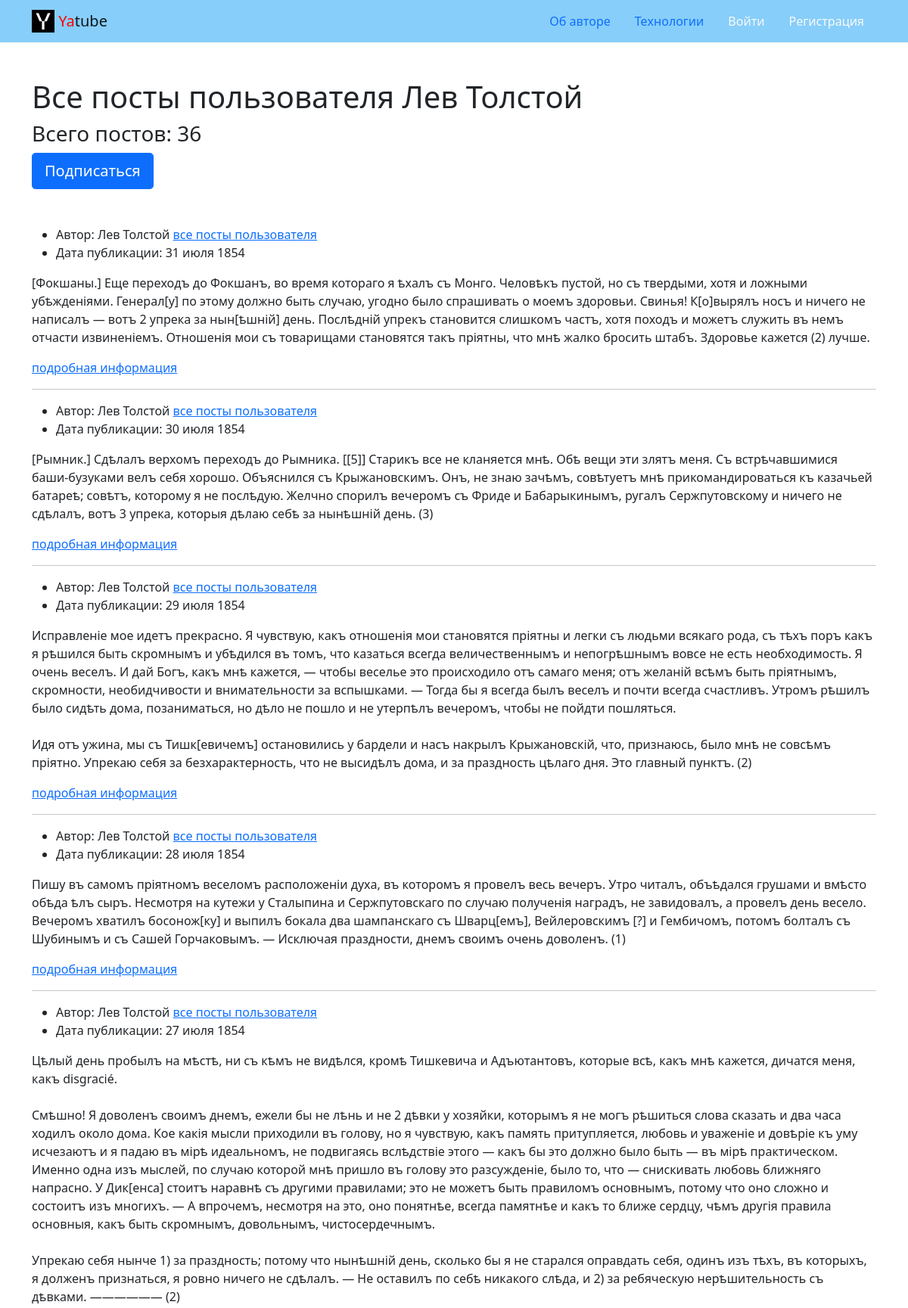
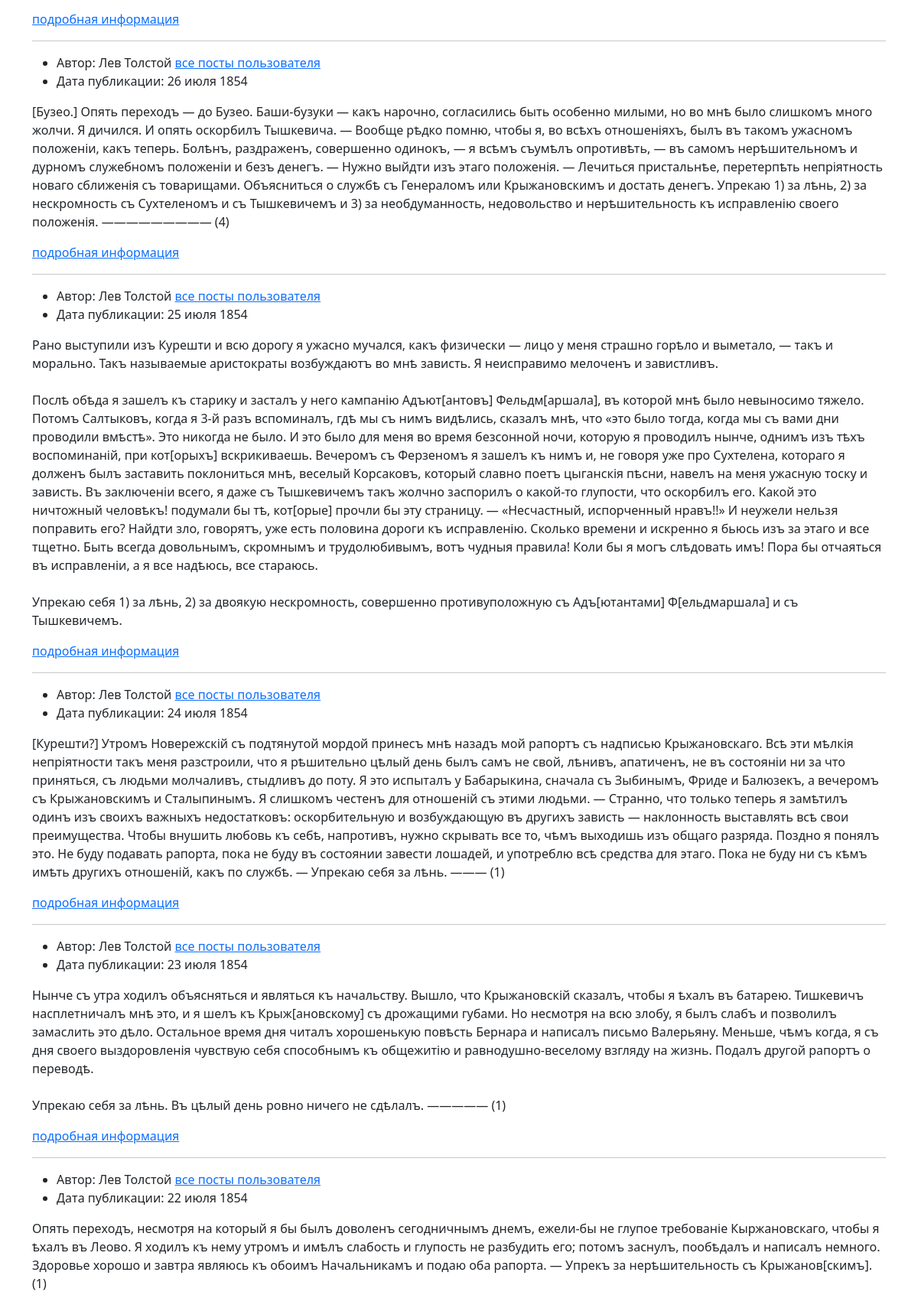
The page /profile/leo/ (upper part) on the database its author committed (2 pictures, top to bottom).
### posts/models.py (models this page shows, shortened)
class Post(models.Model):
    text = models.TextField(blank=False)
    pub_date = models.DateTimeField(auto_now_add=True)
    author = models.ForeignKey(
        User,
        on_delete=models.CASCADE,
        related_name='posts'
    )
    group = models.ForeignKey(
        Group,
        on_delete=models.SET_NULL,
        blank=True, null=True,
        related_name='posts',
    )
    image = models.ImageField(
        'Картинка',
        upload_to='posts/',
        blank=True, null=True,
    )
    class Meta:
        ordering = ['-pub_date']

### posts/views.py (the view)
# urls.py: path('profile/<str:username>/', views.profile, name='profile'),
def profile(request, username):
    author = get_object_or_404(User, username=username)
    posts = author.posts.select_related('group', 'author').all()
    page_obj = block_paginator(posts, request)
    if request.user.is_authenticated:
        following = Follow.objects.filter(
            author=author,
            user=request.user).exists()
    else:
        following = False
    context = {
        'author': author,
        'page_obj': page_obj,
        'following': following,
    }
    return render(request, 'posts/profile.html', context)

### core/context_processors/year.py (called while the page is built)
def year(request):
    return {
        'year': int(datetime.now().year)
    }

### posts/utils.py (called while the page is built)
def block_paginator(object, request):
    paginator = Paginator(object, PAGE_NUM)
    page_number = request.GET.get('page')
    return paginator.get_page(page_number)

### templates/posts/profile.html (shortened to what this page needs)
{% extends 'base.html' %}
{% load thumbnail %}
{% block content %}
  <div class="container py-5">
    <div class="mb-5">
      <h1>Все посты пользователя {{ author.get_full_name }} </h1>
      <h3>Всего постов: {{ author.posts.count }} </h3>
      {% if following %}
        <a
          class="btn btn-lg btn-light"
          href="{% url 'posts:profile_unfollow' author.username %}" role="button"
        >
          Отписаться
        </a>
      {% else %}
          <a
            class="btn btn-lg btn-primary"
            href="{% url 'posts:profile_follow' author.username %}" role="button"
          >
            Подписаться
          </a>
      {% endif %}
    </div>
    {% for post in page_obj %}
      {% include 'posts/includes/post_card.html' with show_profile_link=True %}
    {% endfor %}
  </div>
{% endblock %}

### templates/posts/includes/post_card.html (shortened to what this page needs)
{% load thumbnail %}
<article>
  <ul>
    <li>
      Автор: {{ post.author.get_full_name }}
      {% if show_profile_link %}
        <a href="{% url 'posts:profile' post.author.get_username %}">все посты пользователя</a>
      {% endif %}
    </li>
    <li>
      Дата публикации: {{ post.pub_date|date:"d E Y" }}
    </li>
  </ul>
  <p>{{ post.text|linebreaksbr }}</p>
  {% if show_profile_link %}
    <a href="{% url 'posts:post_detail' post_id=post.pk %}">подробная информация </a>
  {% endif %}
  {% if not forloop.last %}<hr>{% endif %}
</article>

### rows shown on the page
Post: author.get_full_name "Лев Толстой", pub_date "31 июля 1854", text "[Фокшаны.] Еще переходъ до Фокшанъ, во время котораго я ѣхалъ съ Монго. Человѣкъ пустой, но съ твердыми, хотя и ложными убѣжденіями. Генерал[у] по этому должно быть случаю, угодно было спрашивать о моемъ здоровьи. Свинья! К[о]вырялъ носъ и ничего не написалъ — вотъ 2 упрека за нын[ѣшній] день. Послѣдній упрекъ становится слишкомъ частъ, хотя походъ и можетъ служить въ немъ отчасти извиненіемъ. Отношенія мои съ товарищами становятся такъ пріятны, что мнѣ жалко бросить штабъ. Здоровье кажется (2) лучше.", shows "подробная информация"
Post: author.get_full_name "Лев Толстой", pub_date "30 июля 1854", text "[Рымник.] Сдѣлалъ верхомъ переходъ до Рымника. [[5]] Старикъ все не кланяется мнѣ. Обѣ вещи эти злятъ меня. Съ встрѣчавшимися баши-бузуками велъ себя хорошо. Объяснился съ Крыжановскимъ. Онъ, не знаю зачѣмъ, совѣтуетъ мнѣ прикомандироваться къ казачьей батареѣ; совѣтъ, которому я не послѣдую. Желчно спорилъ вечеромъ съ Фриде и Бабарыкинымъ, ругалъ Сержпутовскому и ничего не сдѣлалъ, вотъ 3 упрека, которыя дѣлаю себѣ за нынѣшній день. (3)", shows "подробная информация"
Post: author.get_full_name "Лев Толстой", pub_date "29 июля 1854", text "Исправленіе мое идетъ прекрасно. Я чувствую, какъ отношенія мои становятся пріятны и легки съ людьми всякаго рода, съ тѣхъ поръ какъ я рѣшился быть скромнымъ и убѣдился въ томъ, что казаться всегда величественнымъ и непогрѣшнымъ вовсе не есть необходимость. Я очень веселъ. И дай Богъ, какъ мнѣ кажется, — чтобы веселье это происходило отъ самаго меня; отъ желаній всѣмъ быть пріятнымъ, скромности, необидчивости и внимательности за вспышками. — Тогда бы я всегда былъ веселъ и почти всегда счастливъ. Утромъ рѣшилъ было сидѣть дома, позаниматься, но дѣло не пошло и не утерпѣлъ вечеромъ, чтобы не пойдти пошляться. Идя отъ ужина, мы съ Тишк[евичемъ] остановились у бардели и насъ накрылъ…", shows "подробная информация"
Post: author.get_full_name "Лев Толстой", pub_date "28 июля 1854", text "Пишу въ самомъ пріятномъ веселомъ расположеніи духа, въ которомъ я провелъ весь вечеръ. Утро читалъ, объѣдался грушами и вмѣсто обѣда ѣлъ сыръ. Несмотря на кутежи у Сталыпина и Сержпутовскаго по случаю полученія наградъ, не завидовалъ, а провелъ день весело. Вечеромъ хватилъ босонож[ку] и выпилъ бокала два шампанскаго съ Шварц[емъ], Вейлеровскимъ [?] и Гембичомъ, потомъ болталъ съ Шубинымъ и съ Сашей Горчаковымъ. — Исключая праздности, днемъ своимъ очень доволенъ. (1)", shows "подробная информация"
Post: author.get_full_name "Лев Толстой", pub_date "27 июля 1854", text "Цѣлый день пробылъ на мѣстѣ, ни съ кѣмъ не видѣлся, кромѣ Тишкевича и Адъютантовъ, которые всѣ, какъ мнѣ кажется, дичатся меня, какъ disgracié. Смѣшно! Я доволенъ своимъ днемъ, ежели бы не лѣнь и не 2 дѣвки у хозяйки, которымъ я не могъ рѣшиться слова сказать и два часа ходилъ около дома. Кое какія мысли приходили въ голову, но я чувствую, какъ память притупляется, любовь и уваженіе и довѣріе къ уму исчезаютъ и я падаю въ мірѣ идеальномъ, не подвигаясь вслѣдствіе этого — какъ бы это должно было быть — въ мірѣ практическом. Именно одна изъ мыслей, по случаю которой мнѣ пришло въ голову это разсужденіе, было то, что — снискивать любовь ближняго напрасно. У Дик[енса] стоитъ наравнѣ съ другими…", shows "подробная информация"
Post: author.get_full_name "Лев Толстой", pub_date "26 июля 1854", text "[Бузео.] Опять переходъ — до Бузео. Баши-бузуки — какъ нарочно, согласились быть особенно милыми, но во мнѣ было слишкомъ много жолчи. Я дичился. И опять оскорбилъ Тышкевича. — Вообще рѣдко помню, чтобы я, во всѣхъ отношеніяхъ, былъ въ такомъ ужасномъ положеніи, какъ теперь. Болѣнъ, раздраженъ, совершенно одинокъ, — я всѣмъ съумѣлъ опротивѣть, — въ самомъ нерѣшительномъ и дурномъ служебномъ положеніи и безъ денегъ. — Нужно выйдти изъ этаго положенія. — Лечиться пристальнѣе, перетерпѣть непріятность новаго сближенія съ товарищами. Объясниться о службѣ съ Генераломъ или Крыжановскимъ и достать денегъ. Упрекаю 1) за лѣнь, 2) за нескромность съ Сухтеленомъ и съ Тышкевичемъ и 3) за…", shows "подробная информация"
Post: author.get_full_name "Лев Толстой", pub_date "25 июля 1854", text "Рано выступили изъ Курешти и всю дорогу я ужасно мучался, какъ физически — лицо у меня страшно горѣло и выметало, — такъ и морально. Такъ называемые аристократы возбуждаютъ во мнѣ зависть. Я неисправимо мелоченъ и завистливъ. Послѣ обѣда я зашелъ къ старику и засталъ у него кампанію Адъют[антовъ] Фельдм[аршала], въ которой мнѣ было невыносимо тяжело. Потомъ Салтыковъ, когда я 3-й разъ вспоминалъ, гдѣ мы съ нимъ видѣлись, сказалъ мнѣ, что «это было тогда, когда мы съ вами дни проводили вмѣстѣ». Это никогда не было. И это было для меня во время безсонной ночи, которую я проводилъ нынче, однимъ изъ тѣхъ воспоминаній, при кот[орыхъ] вскрикиваешь. Вечеромъ съ Ферзеномъ я зашелъ къ нимъ и, не…", shows "подробная информация"
Post: author.get_full_name "Лев Толстой", pub_date "24 июля 1854", text "[Курешти?] Утромъ Новережскій съ подтянутой мордой принесъ мнѣ назадъ мой рапортъ съ надписью Крыжановскаго. Всѣ эти мѣлкія непріятности такъ меня разстроили, что я рѣшительно цѣлый день былъ самъ не свой, лѣнивъ, апатиченъ, не въ состояніи ни за что приняться, съ людьми молчаливъ, стыдливъ до поту. Я это испыталъ у Бабарыкина, сначала съ Зыбинымъ, Фриде и Балюзекъ, а вечеромъ съ Крыжановскимъ и Сталыпинымъ. Я слишкомъ честенъ для отношеній съ этими людьми. — Странно, что только теперь я замѣтилъ одинъ изъ своихъ важныхъ недостатковъ: оскорбительную и возбуждающую въ другихъ зависть — наклонность выставлять всѣ свои преимущества. Чтобы внушить любовь къ себѣ, напротивъ, нужно скрывать все…", shows "подробная информация"
Post: author.get_full_name "Лев Толстой", pub_date "23 июля 1854", text "Нынче съ утра ходилъ объясняться и являться къ начальству. Вышло, что Крыжановскій сказалъ, чтобы я ѣхалъ въ батарею. Тишкевичъ насплетничалъ мнѣ это, и я шелъ къ Крыж[ановскому] съ дрожащими губами. Но несмотря на всю злобу, я былъ слабъ и позволилъ замаслить это дѣло. Остальное время дня читалъ хорошенькую повѣсть Бернара и написалъ письмо Валерьяну. Меньше, чѣмъ когда, я съ дня своего выздоровленія чувствую себя способнымъ къ общежитію и равнодушно-веселому взгляду на жизнь. Подалъ другой рапортъ о переводѣ. Упрекаю себя за лѣнь. Въ цѣлый день ровно ничего не сдѣлалъ. ————— (1)", shows "подробная информация"
Post: author.get_full_name "Лев Толстой", pub_date "22 июля 1854", text "Опять переходъ, несмотря на который я бы былъ доволенъ сегодничнымъ днемъ, ежели-бы не глупое требованіе Кыржановскаго, чтобы я ѣхалъ въ Леово. Я ходилъ къ нему утромъ и имѣлъ слабость и глупость не разбудить его; потомъ заснулъ, пообѣдалъ и написалъ немного. Здоровье хорошо и завтра являюсь къ обоимъ Начальникамъ и подаю оба рапорта. — Упрекъ за нерѣшительность съ Крыжанов[скимъ]. (1)"

### other values the page prints
{{ author.get_full_name }} "Лев Толстой"
{{ author.posts.count }} "36"
